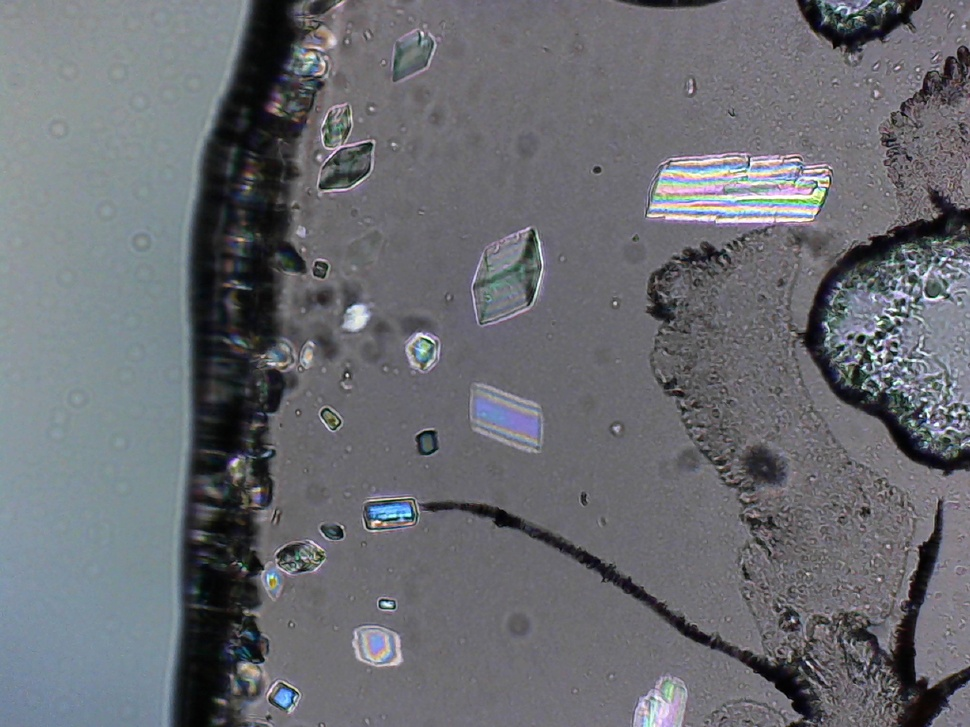
#> input picture python/ce_scope/tutorials/polarized_meat.jpg, 970 x 727 px, shrunk from 2048 x 1536 before the run, given in place of the camera
$ python cam_scikit.py
#> lines starting #> are read from the running program, lines starting #| are printed output that depends on the picture; after the words box and inside, x2 and y2 are one past the last pixel; in counts of white or black regions, pixels touching at a corner belong together
import cv2
from skimage.util import img_as_float, img_as_ubyte
import matplotlib.pyplot as plt
import numpy as np
import pandas as pd
import skimage
from skimage.io import imread, imshow
from skimage.color import rgb2gray, rgb2hsv
from skimage.measure import label, regionprops, regionprops_table
from skimage.color import label2rgb
from scipy.ndimage import median_filter


capture = cv2.VideoCapture(0)


while (capture.isOpened()):
    ret, frame = capture.read()
#> frame is the input picture: shape (727, 970, 3); mean B, G, R 113.5, 107.8, 105.8
    # convert
    tree = img_as_float(frame)
    # format
    blur_tree = skimage.filters.gaussian(tree, sigma=(5, 5), truncate=3.5, channel_axis=2)
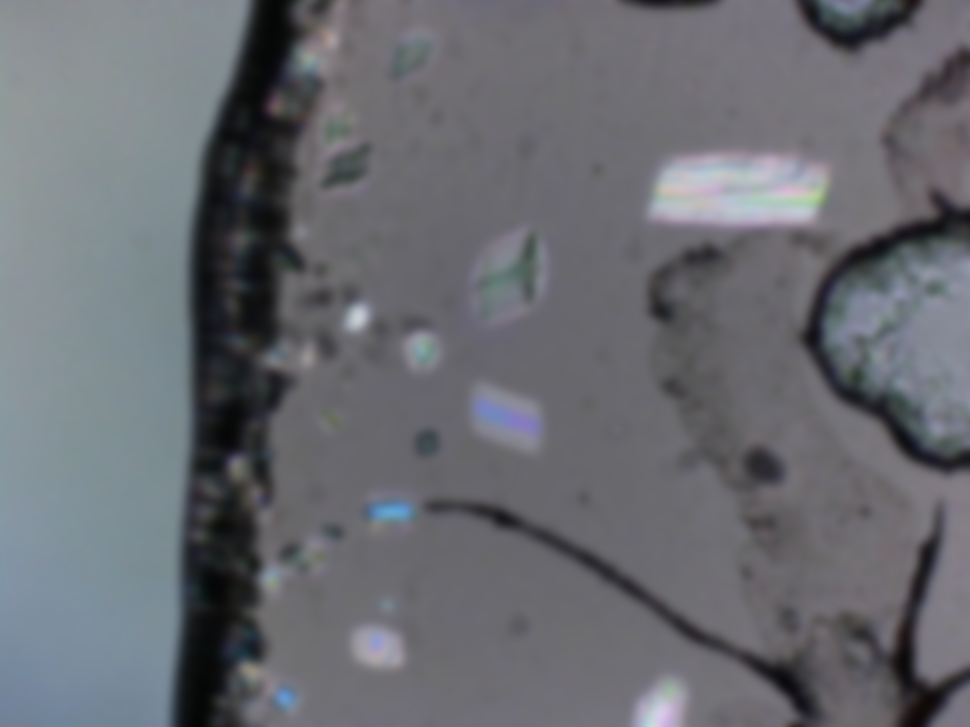
#> blur_tree: shape (727, 970, 3) float64; mean B, G, R 0.445, 0.423, 0.415
    tree_gray = rgb2gray(blur_tree)
    tree_binary = tree_gray > 0.5
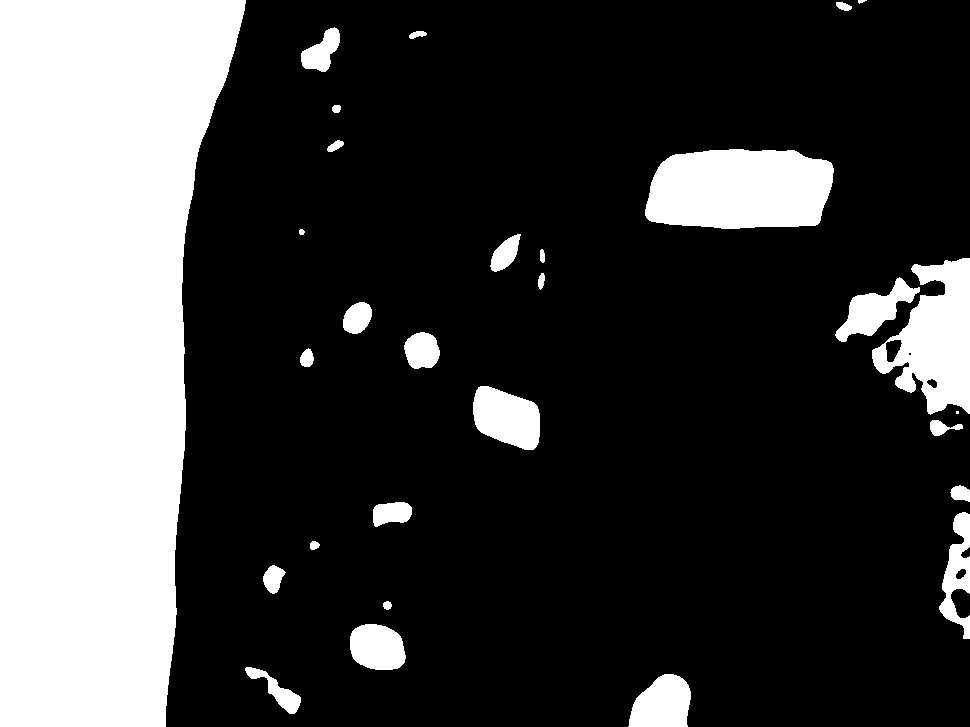
#> tree_binary: shape (727, 970) bool; 25.3% white; 29 white regions (1 under 20 px), largest, box (x1, y1, x2, y2) and area: (0, 0, 246, 727) 138196, (645, 149, 834, 229) 12978, (872, 258, 970, 415) 8852
    # mask
    mask = median_filter(tree_binary, 10)
#> mask: shape (727, 970) bool; 25.3% white; 25 white regions, largest, box (x1, y1, x2, y2) and area: (0, 0, 246, 727) 138719, (646, 149, 834, 230) 13001, (873, 258, 970, 414) 8843
    red = tree[:,:,0] * mask
    green = tree[:,:,1] * mask
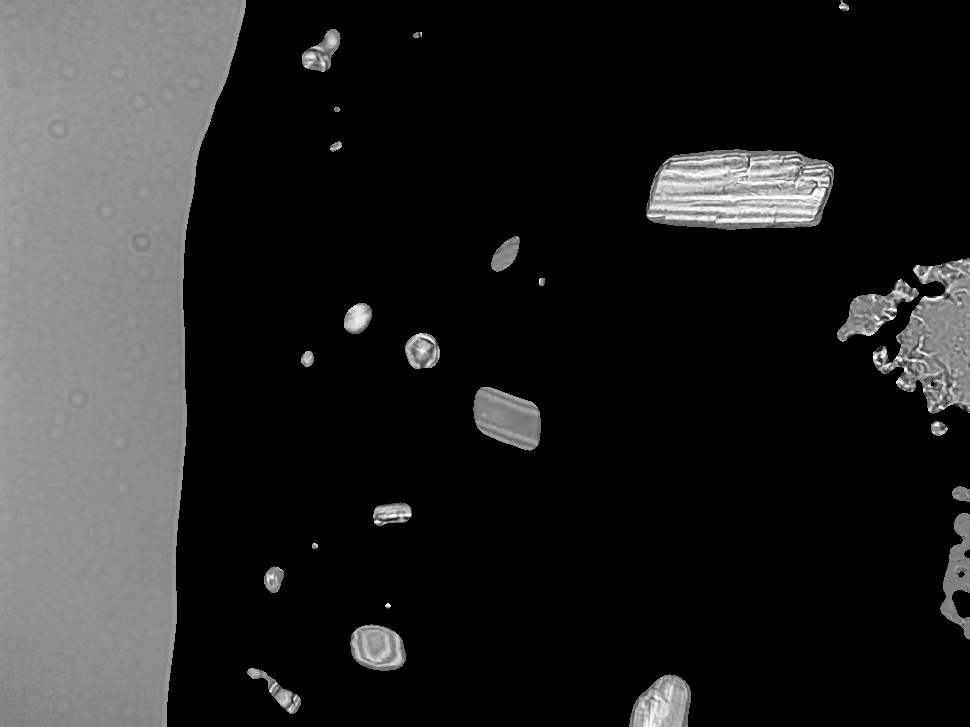
#> green: shape (727, 970) float64; min 0, max 1, mean 0.145
    blue = tree[:,:,2] * mask
    tree_mask = np.dstack((red, green, blue))
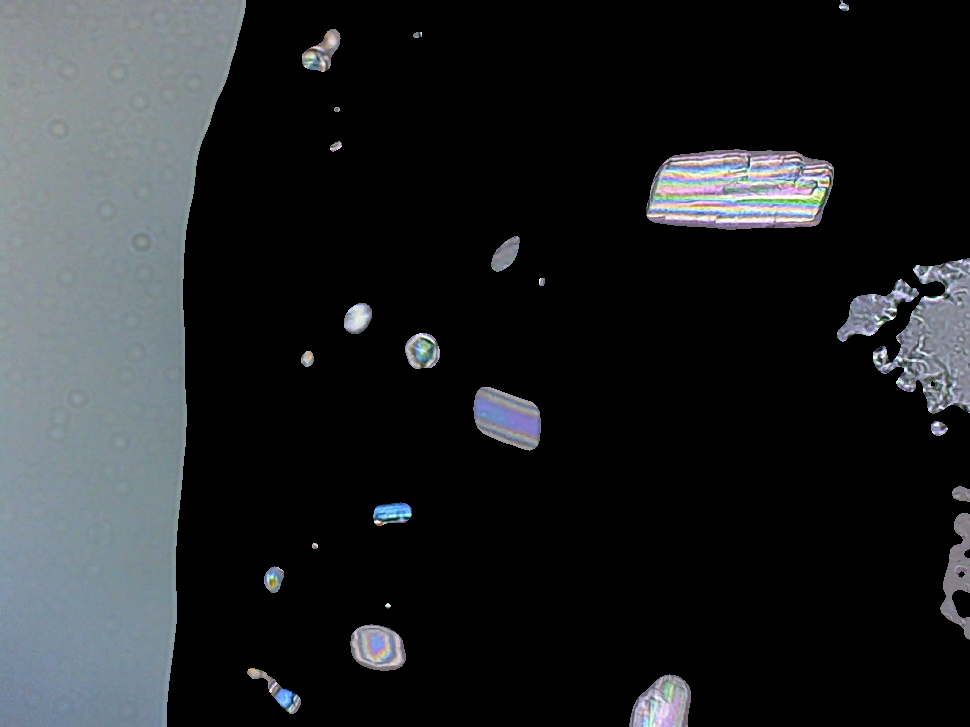
#> tree_mask: shape (727, 970, 3) float64; mean B, G, R 0.154, 0.145, 0.135
    # blobs
    tree_blobs = label(rgb2gray(tree_mask) > 0)
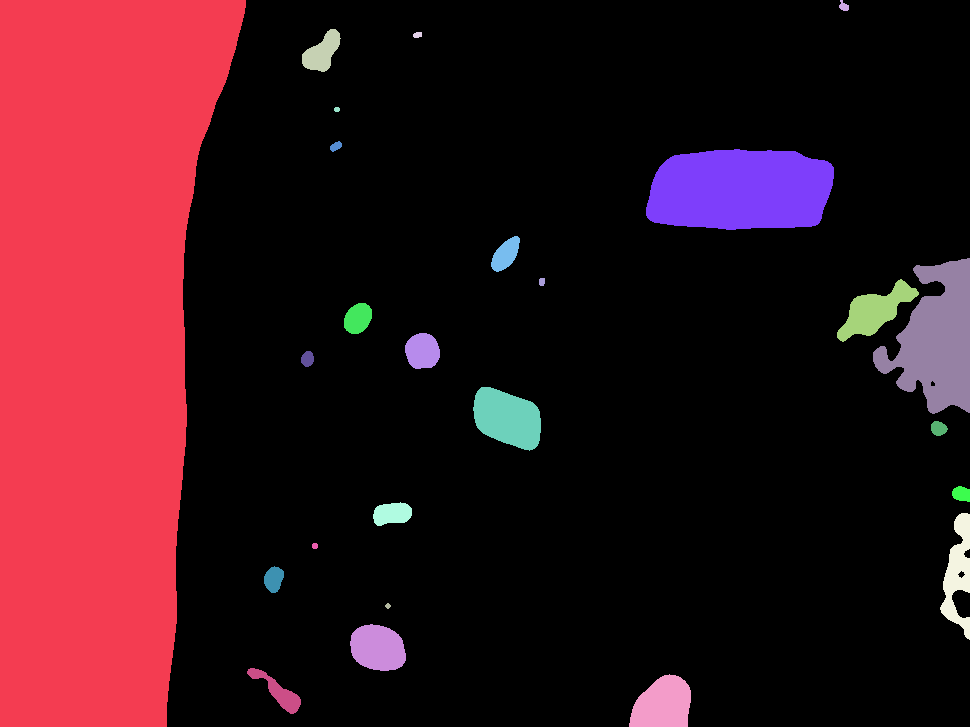
#> tree_blobs: shape (727, 970) int32; 26 distinct labels, from 0 to 25; one colour per label, 0 black
    tree_overlay = label2rgb(tree_blobs, image=tree, bg_label=0)
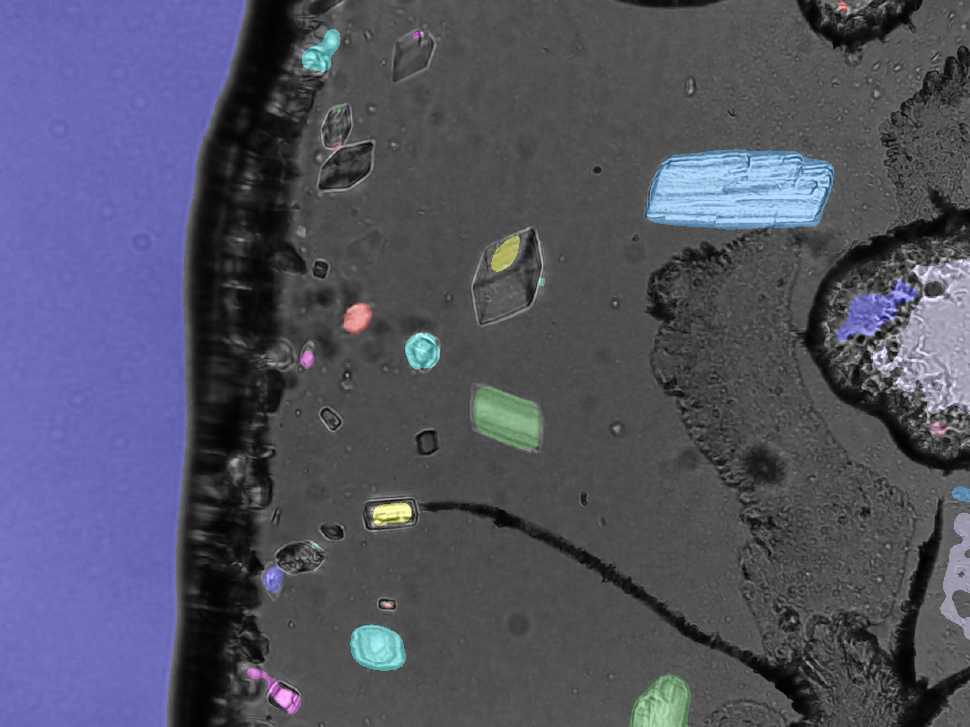
#> tree_overlay: shape (727, 970, 3) float64; mean B, G, R 0.387, 0.325, 0.32
    #print(tree_blobs.shape)
    #cv_tree = img_as_ubyte(tree_blobs)
    cv_tree = tree_overlay[:, :,::-1]
    #imshow(tree_blobs, cmap = 'tab10');
    #plt.show()
    cv2.imshow('webCam', cv_tree)
    if (cv2.waitKey(1) == ord('s')):
#> (key Esc is pressed here)
        break

capture.release()
cv2.destroyAllWindows()
